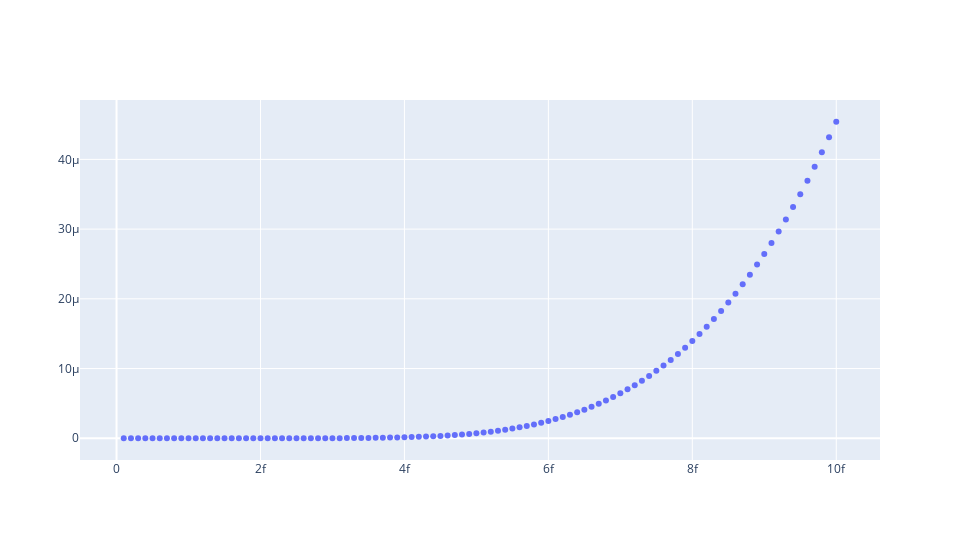

Source (notebook cell):
### Code cell
fig = go.Figure()

fig.add_trace(go.Scatter(
        x=energy,
        y=exp_2,
        mode='markers',
        name=f""
))

fig.update_layout(
        title=f"",
        xaxis_title="",
        yaxis_title="",
        legend=dict(x=0.65, y=0.98)
)

plot(fig)
